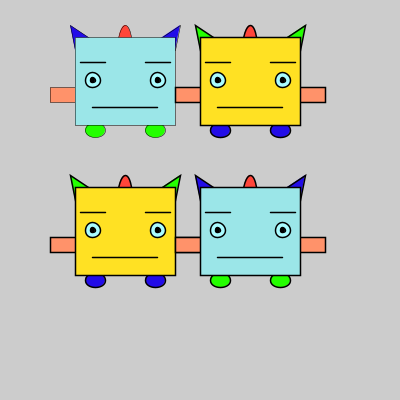
Frame 1 (no input)
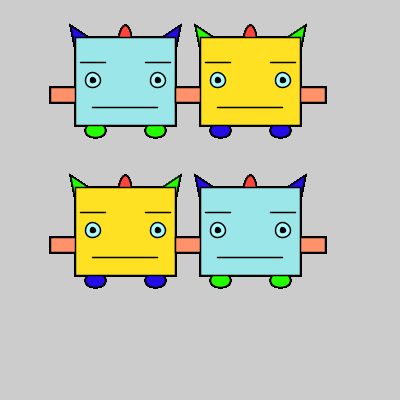
Frame 60 (the mouse pressed at the canvas centre just before this capture)
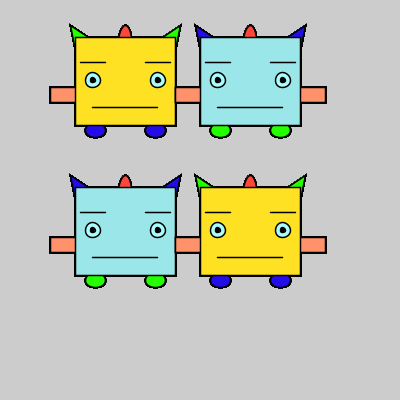
Frame 120 (the mouse held since frame 60 and released just before this capture)

The Processing sketch that drew these frames (run headless with seeded random() and noise(); from frame 60 on, the mouse is pressed at the canvas centre):

// Processing sketch: KatieJackChallenge1
// ── KatieJackChallenge1.pde
color feet1 = color(36, 255, 0);  //global variables for colors
color ears1 = color(34, 12, 232);
color feet2 = color(34, 12, 232);
color ears2 = color(36, 255, 0);
color body1 = color(155, 230, 232);
color body2 = color(255, 225, 35);

void setup() {
  size(400, 400);
}

void draw() {
  monster1();
  monster2();
  monster3();
  monster4();
}

void monster1() {
  scale(.5);
  translate(50, -50);
  monstDraw(feet1, ears1, body1);
  if (mousePressed) {          //changes the color
    monstDraw(feet2, ears2, body2);
  }
}
void monster2() {

  translate(00, 300);
  monstDraw(feet2, ears2, body2);
  if (mousePressed) {
    monstDraw(feet1, ears1, body1);
  }
}
void monster3() {
  translate(250, -300);
  monstDraw(feet2, ears2, body2);
  if (mousePressed) {
    monstDraw(feet1, ears1, body1);
  }
}
void monster4() {
  translate(0, 300);
  monstDraw(feet1, ears1, body1);
  if (mousePressed) {
    monstDraw(feet2, ears2, body2);
  }
}

void monstDraw(color feet, color ear, color body) { //acccepts 3 parameters to determine color
  feet(feet); //will take feet color variable as a parameter 
  ears(ear);
  horn();
  arms();
  body(body);
  brows();
  eyes();
  mouth();
}

void feet(color feet) {  
  fill(feet); //uses parameter to color feet
  ellipse(140, 310, 40, 30);
  ellipse(260, 310, 40, 30);
}
void ears(color ear) {
  fill(ear);
  triangle(90, 100, 150, 140, 100, 150);
  triangle(310, 100, 250, 140, 300, 150);
}
void horn() {
  fill(255, 70, 58);
  ellipse(200, 150, 30, 100);
}

void arms() {
  fill(255, 146, 106);
  rect(50, 225, 300, 30);
}
void body(color body) {
  fill(body);
  rect(100, 125, 200, 175);
}
void brows() {
  strokeWeight(3);
  line(110, 175, 160, 175);
  line(240, 175, 290, 175);
}
void eyes() {
  fill(170, 252, 255);
  ellipse(135, 210, 30, 30);
  ellipse(265, 210, 30, 30);
  fill(0);
  ellipse(135, 210, 10, 10);
  ellipse(265, 210, 10, 10);
}
void mouth() {
  line(135, 265, 265, 265);
}
